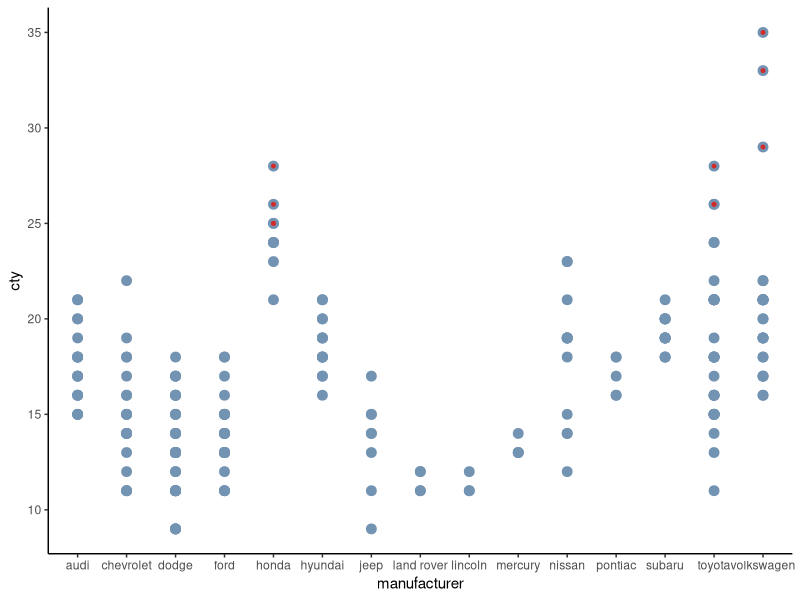

Here is the R script that generated this plot:
### Datos personales ###
# Nombre: Reuben Rhienhart
# Numero de control: 20112048
# Grupo: H
# Ejercicio 13: Facetas_mpg

# Librerias
library(tidyverse)
# Datos
data(mpg)
# Top 10
top_10 <- mpg %>% arrange(desc(mpg$cty)) %>% head(10)
# Grarica del fabricante y el desarrollo en la ciudad
ggplot(mpg, aes(x = manufacturer, y = cty)) +
  theme_classic() +
  geom_point(color = "#7393B3", size = 3) +
  geom_point(data = top_10, aes(manufacturer,cty), color = "#D22B2B", size = 1)
